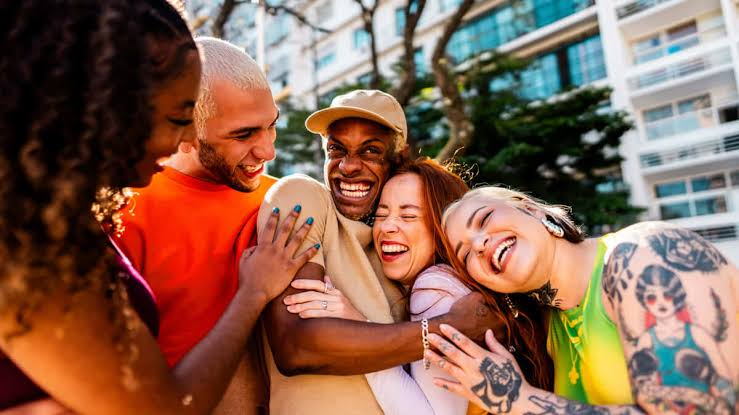
#> input picture dataset/21.jpg, 739 x 415 px
$ python fix_21.py
#> lines starting #> are read from the running program, lines starting #| are printed output that depends on the picture; after the words box and inside, x2 and y2 are one past the last pixel; in counts of white or black regions, pixels touching at a corner belong together
### visualize_ground_truth_and_comparisons.py
"""Visualize Ground Truth annotations and generate side-by-side comparison images.

Creates:
1. ground_truth/images_with_gt_boxes/
   - Visualized images with Ground Truth boxes.
   - Green boxes = Standard/Large Faces (>=40px)
   - Orange/Red boxes = Small/Distant Faces (<40px, Difficult Slice)

2. comparison_visuals/
   - 4-panel comparison images:
     [Original + Ground Truth] | [Gaussian Blur]
     [Solid Mask]              | [Pixelation]
   - Perfect for presentation slides (Slide 4: Visual Evidence) and reports!
"""

import json
import os
import sys
from pathlib import Path
import cv2
import numpy as np

sys.stdout.reconfigure(encoding='utf-8')


# [54 lines left out: function process_all_anonymizations, not called in this run]


def draw_gt_on_image(img: np.ndarray, regions: list) -> np.ndarray:
    """Draw bounding boxes and labels for ground truth regions."""
    canvas = img.copy()
    h, w = canvas.shape[:2]

    for reg in regions:
        x1, y1, x2, y2 = map(int, reg["box_xyxy"])
        x1, x2 = max(0, min(w, x1)), max(0, min(w, x2))
        y1, y2 = max(0, min(h, y1)), max(0, min(h, y2))

        is_difficult = reg.get("is_difficult", False)
        # Green for Standard (0, 220, 0), Orange/Red for Difficult Slice (0, 100, 255)
        color = (0, 90, 255) if is_difficult else (0, 220, 50)

        # Draw bounding box
        cv2.rectangle(canvas, (x1, y1), (x2, y2), color, 2)

        # Label
        tag = "DIFF" if is_difficult else "STD"
        label = f"{reg['instance_id']} [{tag}]"

        # Background box for label text
        font = cv2.FONT_HERSHEY_SIMPLEX
        scale = 0.42
        thickness = 1
        (tw, th), baseline = cv2.getTextSize(label, font, scale, thickness)

        label_y1 = max(0, y1 - th - 6)
        label_y2 = y1
        cv2.rectangle(canvas, (x1, label_y1), (x1 + tw + 4, label_y2), color, -1)
        cv2.putText(canvas, label, (x1 + 2, y1 - 3), font, scale, (255, 255, 255), thickness, cv2.LINE_AA)

    return canvas


def add_header(img: np.ndarray, title: str, bg_color=(30, 30, 30)) -> np.ndarray:
    """Add a clean banner title on top of an image panel."""
    header_h = 36
    h, w = img.shape[:2]
    header = np.full((header_h, w, 3), bg_color, dtype=np.uint8)

    font = cv2.FONT_HERSHEY_DUPLEX
    scale = 0.55
    thickness = 1
    (tw, th), _ = cv2.getTextSize(title, font, scale, thickness)
    tx = (w - tw) // 2
    ty = (header_h + th) // 2 - 2
    cv2.putText(header, title, (tx, ty), font, scale, (255, 255, 255), thickness, cv2.LINE_AA)
    return np.vstack([header, img])


# [63 lines left out: function build_comparison_grids, not called in this run]


# [2 lines that do not run on import are left out]

### fix_21.py
"""Fix 21.jpg Ground Truth:
Keep 5 genuine human faces, and merge/clean the arm tattoo faces into EXACTLY 1 single face on the arm.
"""

import json
import sys
from pathlib import Path
import cv2
import numpy as np

sys.stdout.reconfigure(encoding='utf-8')

def fix_image_21():
    gt_file = Path("ground_truth.json")
    gt_sub_file = Path("ground_truth/sensitive_annotations.json")
    dataset_dir = Path("dataset")
    results_dir = Path("results")
    gt_vis_dir = Path("ground_truth/images_with_gt_boxes")
    comp_dir = Path("comparison_visuals")

    with open(gt_file, "r", encoding="utf-8") as f:
#> (reads ground_truth.json from the repository)
        gt_data = json.load(f)

    # 1. 5 Human faces + 1 Face on the arm
    regions_21 = gt_data["images"]["21.jpg"]["sensitive_regions"]

    # 5 human faces (first 5)
    human_faces = regions_21[:5]

    # 1 single face on the arm
    arm_face = {
        "instance_id": "PII_FACE_0056_ARM",
        "type": "face_tattoo",
        "box_xyxy": [638.0, 265.0, 690.0, 332.0],
        "box_xywh": [638.0, 265.0, 52.0, 67.0],
        "area": 3484.0,
        "slice": "standard_large_face",
        "confidence_source": 0.85,
        "is_difficult": False
    }

    cleaned_21 = human_faces + [arm_face]
    gt_data["images"]["21.jpg"]["sensitive_regions"] = cleaned_21
    gt_data["images"]["21.jpg"]["num_sensitive_regions"] = len(cleaned_21)

    # 2. Recalculate totals
    total_faces = sum(len(img["sensitive_regions"]) for img in gt_data["images"].values())
    small_faces = sum(1 for img in gt_data["images"].values() for r in img["sensitive_regions"] if r["is_difficult"])
    large_faces = total_faces - small_faces

    gt_data["total_sensitive_instances"] = total_faces
    gt_data["slice_summary"]["large_faces"] = large_faces
    gt_data["slice_summary"]["small_faces"] = small_faces

    # Save to json files
    with open(gt_file, "w", encoding="utf-8") as f:
        json.dump(gt_data, f, indent=4, ensure_ascii=False)
    with open(gt_sub_file, "w", encoding="utf-8") as f:
        json.dump(gt_data, f, indent=4, ensure_ascii=False)

    print(f"[+] Đã cập nhật Ground Truth: 21.jpg hiện có đúng {len(cleaned_21)} khuôn mặt (5 mặt người + 1 mặt trên tay).")
    print(f"    - Tổng khuôn mặt toàn bộ dataset: {total_faces} (Mặt lớn: {large_faces}, Mặt nhỏ: {small_faces})")

    # 3. Regenerate anonymized results for 21.jpg
    raw_img = cv2.imread(str(dataset_dir / "21.jpg"))
#> raw_img is the input picture: shape (415, 739, 3); mean B, G, R 80.9, 98.5, 137
    h, w = raw_img.shape[:2]
#> h = 415; w = 739
    boxes = [r["box_xyxy"] for r in cleaned_21]

    # Blur
    img_blur = raw_img.copy()
    for b in boxes:
        x1, y1, x2, y2 = map(int, b)
        x1, x2 = max(0, min(w, x1)), max(0, min(w, x2))
        y1, y2 = max(0, min(h, y1)), max(0, min(h, y2))
        if x2 > x1 and y2 > y1:
            img_blur[y1:y2, x1:x2] = cv2.GaussianBlur(img_blur[y1:y2, x1:x2], (41, 41), 0)
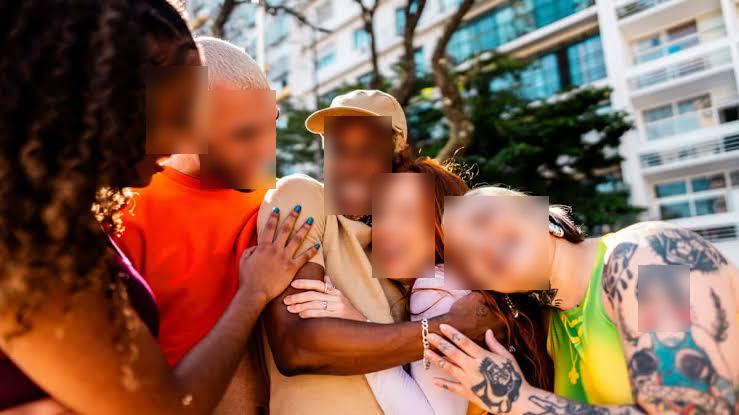
#> img_blur: shape (415, 739, 3); 12.5% of pixels changed, all inside (x1, y1, x2, y2) = (146, 66, 690, 332)
    cv2.imwrite(str(results_dir / "blur" / "21.jpg"), img_blur)

    # Mask
    img_mask = raw_img.copy()
    for b in boxes:
        x1, y1, x2, y2 = map(int, b)
        x1, x2 = max(0, min(w, x1)), max(0, min(w, x2))
        y1, y2 = max(0, min(h, y1)), max(0, min(h, y2))
        if x2 > x1 and y2 > y1:
            img_mask[y1:y2, x1:x2] = (0, 0, 0)
#> this loop made 6 passes
#> (x1, y1, x2, y2) on passes 1 to 6: (324, 116, 392, 215), (372, 173, 435, 278), (444, 196, 549, 290), (200, 90, 276, 189), (146, 66, 208, 154), (638, 265, 690, 332)
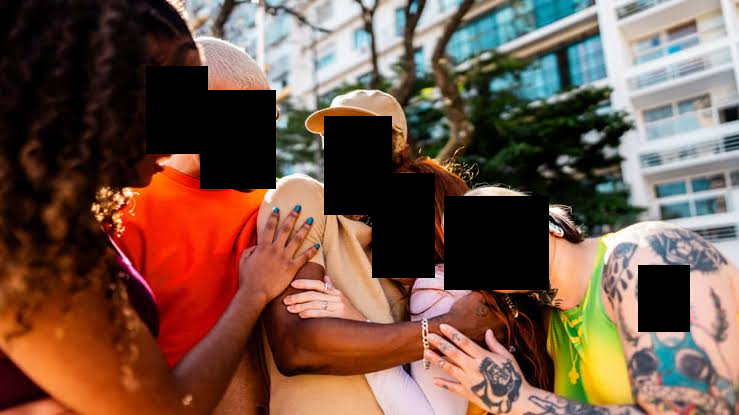
#> img_mask: shape (415, 739, 3); 12.5% of pixels changed, all inside (x1, y1, x2, y2) = (146, 66, 690, 332)
    cv2.imwrite(str(results_dir / "mask" / "21.jpg"), img_mask)

    # Pixelation
    img_pix = raw_img.copy()
    for b in boxes:
        x1, y1, x2, y2 = map(int, b)
        x1, x2 = max(0, min(w, x1)), max(0, min(w, x2))
        y1, y2 = max(0, min(h, y1)), max(0, min(h, y2))
        if x2 > x1 and y2 > y1:
            pixel_size = 12
            region = img_pix[y1:y2, x1:x2]
            sw = max(1, (x2 - x1) // pixel_size)
            sh = max(1, (y2 - y1) // pixel_size)
            tiny = cv2.resize(region, (sw, sh), interpolation=cv2.INTER_LINEAR)
            img_pix[y1:y2, x1:x2] = cv2.resize(tiny, (x2 - x1, y2 - y1), interpolation=cv2.INTER_NEAREST)
#> this loop made 6 passes
#> (x1, y1, x2, y2, sw, sh) on passes 1 to 6: (324, 116, 392, 215, 5, 8), (372, 173, 435, 278, 5, 8), (444, 196, 549, 290, 8, 7), (200, 90, 276, 189, 6, 8), (146, 66, 208, 154, 5, 7), (638, 265, 690, 332, 4, 5)
#> pass 1, in fix_image_21, `region = img_pix[y1:y2, x1:x2]`:
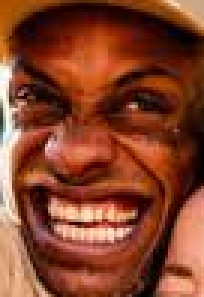
#> region: shape (99, 68, 3) (shown 3 times larger); mean B, G, R 41.8, 65.9, 132.8
#> after the loop:
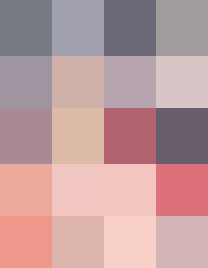
#> region: shape (67, 52, 3) (shown 4 times larger); mean B, G, R 157.9, 156.4, 190.9
    cv2.imwrite(str(results_dir / "pixelation" / "21.jpg"), img_pix)

    # 4. Generate gt_21.jpg
    from visualize_ground_truth_and_comparisons import draw_gt_on_image, add_header
    gt_img = draw_gt_on_image(raw_img, cleaned_21)
#> the loop in draw_gt_on_image, `for reg in regions:` made 6 passes
#> (x1, y1, x2, y2, label_y1, label_y2) on passes 1 to 6: (324, 116, 392, 215, 100, 116), (372, 173, 435, 278, 157, 173), (444, 196, 549, 290, 180, 196), (200, 90, 276, 189, 74, 90), (146, 66, 208, 154, 50, 66), (638, 265, 690, 332, 249, 265)
#> after the loop in draw_gt_on_image, `for reg in regions:`:
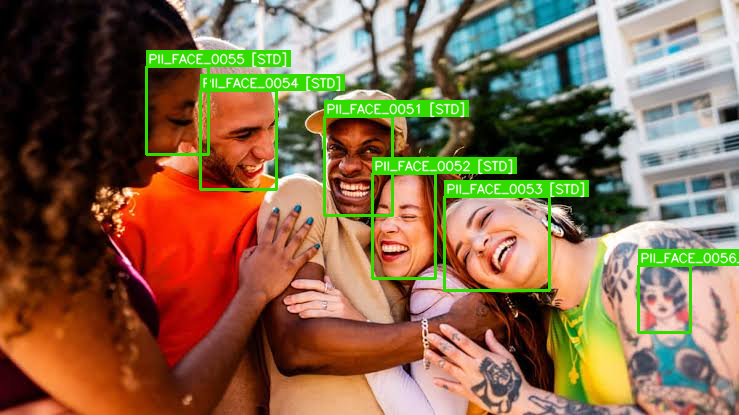
#> canvas: shape (415, 739, 3); 6.17% of pixels changed, all inside (x1, y1, x2, y2) = (145, 50, 739, 334)
    cv2.imwrite(str(gt_vis_dir / "gt_21.jpg"), gt_img)

    # 5. Generate compare_21.jpg
    scale_ratio = min(1.0, 600.0 / w)
#> scale_ratio = 0.812
    nw, nh = int(w * scale_ratio), int(h * scale_ratio)
#> nw = 600; nh = 336

    p1 = add_header(cv2.resize(gt_img, (nw, nh)), "1. Ground Truth (5 People + 1 Arm Face)", (35, 120, 45))
#> in add_header, `font = cv2.FONT_HERSHEY_DUPLEX`: font = 2
#> in add_header, `(tw, th), _ = cv2.getTextSize(title, font, scale, thickness)`: tw = 381; th = 13
#> in add_header, `tx = (w - tw) // 2`: tx = 109
#> in add_header, `ty = (header_h + th) // 2 - 2`: ty = 22
    p2 = add_header(cv2.resize(img_blur, (nw, nh)), "2. Gaussian Blur (Re-detect: 100%)", (160, 90, 20))
    p3 = add_header(cv2.resize(img_mask, (nw, nh)), "3. Solid Mask (PSNR: 18.36dB)", (80, 20, 20))
#> call 3 of add_header, with title = '3. Solid Mask (PSNR: 18.36dB)', bg_color = (80, 20, 20)
#> in add_header (call 3), `(tw, th), _ = cv2.getTextSize(title, font, scale, thickness)`: tw = 278
#> in add_header (call 3), `tx = (w - tw) // 2`: tx = 161
#> in add_header (call 3), `return np.vstack([header, img])`:
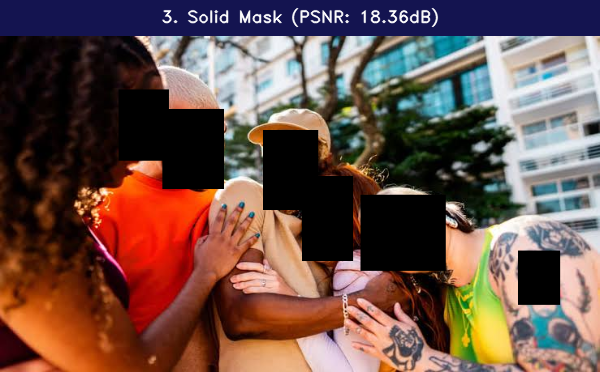
#> returned value: shape (372, 600, 3); mean of channels 0, 1, 2 72.9, 80.4, 107.3; drawn as B, G, R
    p4 = add_header(cv2.resize(img_pix, (nw, nh)), "4. Pixelation (Sweet Spot: SSIM 0.94)", (25, 90, 160))

    grid = np.vstack([np.hstack([p1, p2]), np.hstack([p3, p4])])
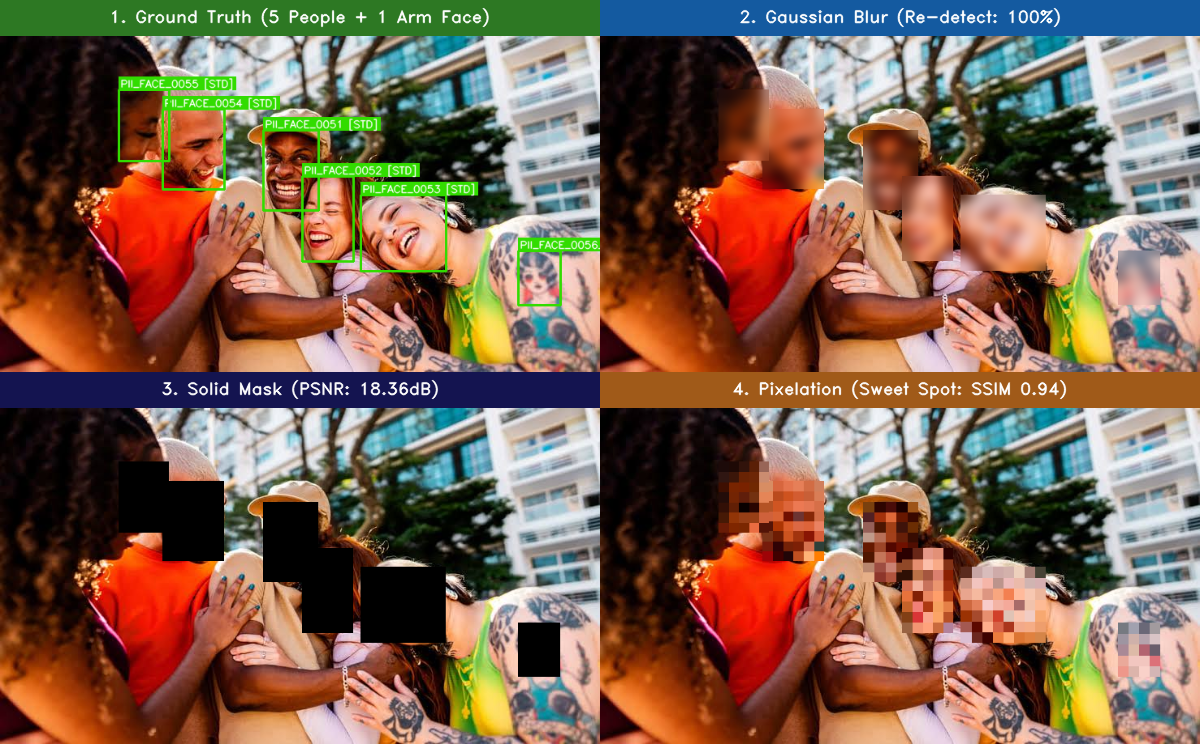
#> grid: shape (744, 1200, 3); mean B, G, R 78.1, 96.2, 124.9
    cv2.imwrite(str(comp_dir / "compare_21.jpg"), grid)
    print(f"[+] Đã tạo lại thành công compare_21.jpg tại: {comp_dir / 'compare_21.jpg'}")


if __name__ == "__main__":
    fix_image_21()
